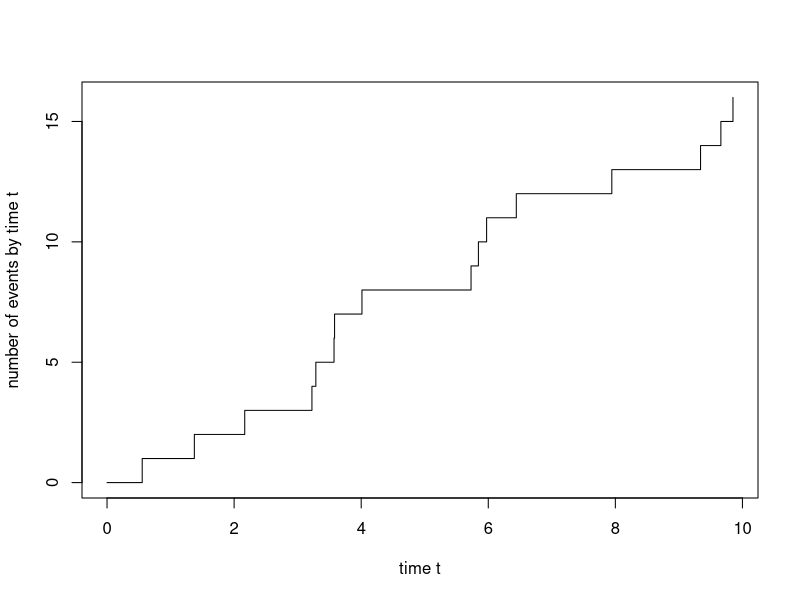
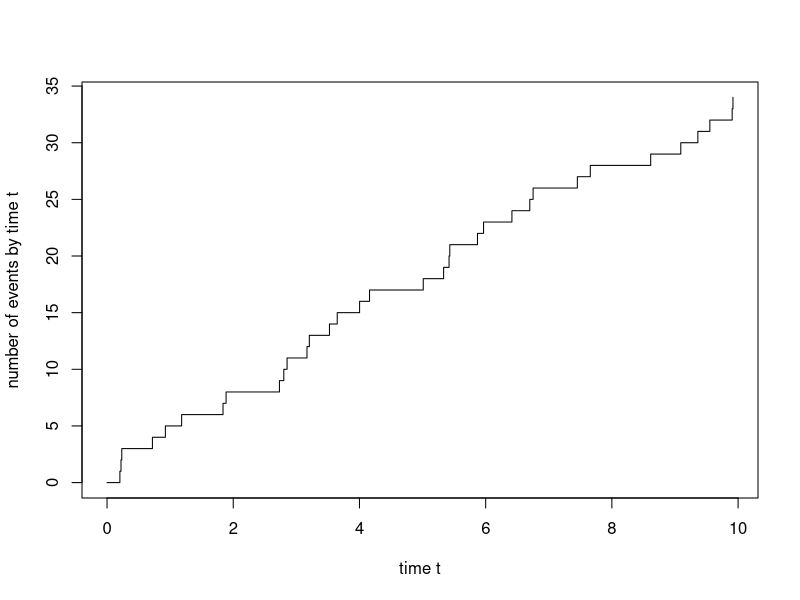

R code for these plots, in order:
## ---- chunk 1
n=100
u=runif(n,0,1)
x=c(1:n)*0
lamb=1/1500
x=-log(1-u)/lamb
## ---- chunk 2
ks.test(x,pexp,1/1500, alternative="two.sided")

## ---- chunk 3
m=30 #number of changes
index=floor(runif(m,1,n))
lamb2=1/500
y=x

for (i in 1:m){
  u=runif(1,0,1)
  y[index[i]]=-log(1-u)/lamb2}
## ---- chunk 4
ks.test(y,pexp,1/1500, alternative="two.sided")
result=ks.test(y,pexp,1/1500, alternative="two.sided")
print(result$statistic)
## ---- chunk 5
n=100
size=10
max=0
rangemax=c(1:size)*0
start=1
end=size

for (i in 1:(n-size)){
  result=ks.test(y[start:end],pexp,1/1500, alternative="two.sided")
  compared=result$statistic
  if (compared > max){max=compared
  rangemax=c(start:end)}
  start=start+1
  end=end+1
} 
print(max)
print(rangemax)
## ---- chunk 6
size=5
max=0
rangemax=c(1:size)*0
start=1
end=size

for (i in 1:(n-size)){
  result=ks.test(y[start:end],pexp,1/1500, alternative="two.sided")
  compared=result$statistic
  if (compared > max){max=compared
  rangemax=c(start:end)}
  start=start+1
  end=end+1
} 
print(max)
print(rangemax)
## ---- chunk 7
print(ks.test(y[rangemax],pexp,1/1500, alternative="two.sided")$p.value)
## ---- chunk 8
size=10
max=0
rangemax=c(1:size)*0
start=1
end=size

for (i in 1:(n-size)){
  result=ks.test(x[start:end],pexp,1/1500, alternative="two.sided")
  compared=result$statistic
  if (compared > max){max=compared
  rangemax=c(start:end)}
  start=start+1
  end=end+1
} 
print(max)
print(rangemax)
print(ks.test(y[rangemax],pexp,1/1500, alternative="two.sided")$p.value)
## ---- chunk 9

PoissonProcess <- function(lambda,T) {
  return(sort(runif(rpois(1,lambda*T),0,T)))
}



lambda1=2
lambda2=3
Ti=10
pp1=PoissonProcess(lambda1,Ti)
print(pp1)
plot(c(0,pp1),0:length(pp1),type="s",xlab="time t",ylab="number of events by time t")

pp2=PoissonProcess(lambda2,Ti)
print(pp2)
plot(c(0,pp2),0:length(pp2),type="s",xlab="time t",ylab="number of events by time t")

#time between events 
n1=length(pp1)
tbe1=pp1[2:n1]-pp1[1:n1-1]
tbe1

n2=length(pp2)
tbe2=pp2[2:n2]-pp2[1:n2-1]
tbe2

ks.test(tbe1,pexp,lambda1, alternative="two.sided")

ks.test(tbe2,pexp,lambda2, alternative="two.sided")




## ---- chunk 10
# Etape 1 : simu Poisson process sous H0
ppH0=PoissonProcess(lambda1,Ti)
ppH0
length(ppH0)

# Etape 2 : creation d'un segment sous H1
tau= 2.5 # longeur de l'intervalle modifie, a fortiori tau < Ti
ppH1.segt=PoissonProcess(lambda2,tau)
ppH1.segt
length(ppH1.segt)

# Etape 3 : insertion du segment dans la sequence H0
dbt=runif(1,0,Ti-tau) # choix de l'indice de  temps ou va commencer le segment modifie
dbt
ppH1.repo=dbt+ppH1.segt # repositionnement des observations dans le temps
ppH1.repo
ppH0_avant=ppH0[which(ppH0<ppH1.repo[1])]
ppH0_apres=ppH0[which(ppH0>ppH1.repo[length(ppH1.repo)])]
ppH1=c(ppH0_avant,ppH1.repo,ppH0_apres)
ppH1
length(ppH1)


#time between events 
n1=length(ppH1)
tbe1=ppH1[2:n1]-ppH1[1:n1-1]

n0=length(ppH0)
tbe0=ppH0[2:n0]-ppH0[1:n0-1]

tbe1=c(0,tbe1)
tbe1

list1=data.frame(ProcessusPoissonH1=ppH1,
         TimeBetweenEventH1=tbe1)
list1

tbe0=c(0,tbe0)
tbe0

list0=data.frame(ProcessusPoissonH0=ppH0,
         TimeBetweenEventH0=tbe0)
list0

poisson=list0[,1]
poisson
## ---- chunk 11
Rain_Dataset = read.csv("data/synop.202202.csv", sep = ";")
print("Rain Dataset")
summary(Rain_Dataset)


Rain_Dataset_Red = Rain_Dataset[,c('date', 'rr3')]
Rain_Dataset_Red[,'rr3'] = as.numeric(Rain_Dataset_Red[,'rr3'])

summary(Rain_Dataset_Red)
head(Rain_Dataset_Red)
